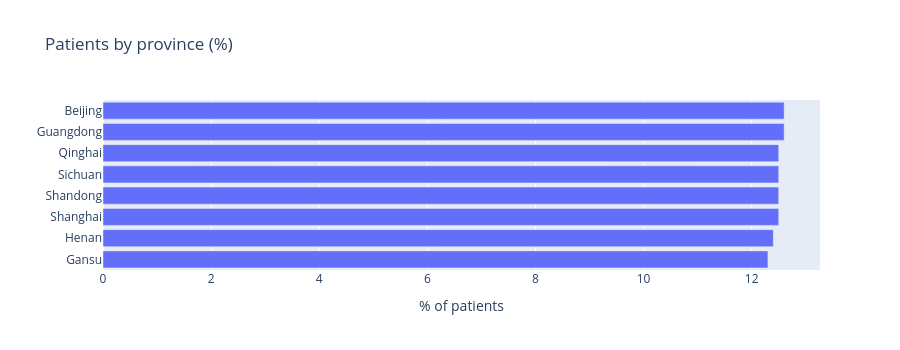

The notebook cell saved with this chart:
### Code cell
province = df["Province"].value_counts(normalize=True).mul(100).round(1).sort_values()
px.bar(province, orientation="h", labels={"value": "% of patients", "Province": ""},
       title="Patients by province (%)", height=350).update_layout(showlegend=False)

### Figure 1 — Plotly figure (JSON) as saved in the notebook; plotly's stock layout.template omitted (floating-point values rounded to 4 significant figures)
{"data": [{"hovertemplate": "variable=proportion<br>% of patients=%{x}<br>=%{y}<extra></extra>", "legendgroup": "proportion", "marker": {"color": "#636efa", "pattern": {"shape": ""}}, "name": "proportion", "orientation": "h", "showlegend": true, "textposition": "auto", "type": "bar", "x": [12.3, 12.4, 12.5, 12.5, 12.5, 12.5, 12.6, 12.6], "xaxis": "x", "y": ["Gansu", "Henan", "Shanghai", "Shandong", "Sichuan", "Qinghai", "Guangdong", "Beijing"], "yaxis": "y"}], "layout": {"barmode": "relative", "height": 350, "legend": {"title": {"text": "variable"}, "tracegroupgap": 0}, "showlegend": false, "title": {"text": "Patients by province (%)"}, "xaxis": {"anchor": "y", "domain": [0, 1], "title": {"text": "% of patients"}}, "yaxis": {"anchor": "x", "domain": [0, 1], "title": {"text": ""}}}}
